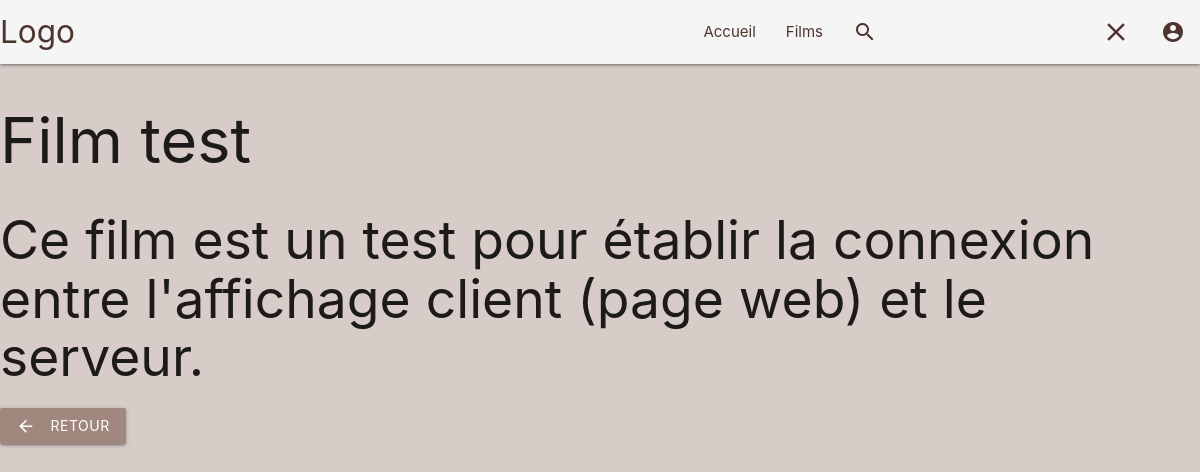
The app's page /film.php?id=1 with its own data.
### tables this page shows
CREATE TABLE `film` (
  `id` int(11) NOT NULL,
  `titre` varchar(255) NOT NULL,
  `date_sortie` date NOT NULL,
  `synopsis` text NOT NULL
);

### donnee/FilmDAO.php (called while the page is built, shortened)
<?php
include_once "./modele/film.php";
class Connection{
    public static function initialiser()
	{
        $usager = 'phpmyadmin';
        $motdepasse = 'phpmyadmin-101010azer';
        $hote = 'localhost';
        $base = 'Clapii';
        $dsn = 'mysql:dbname='.$base.';host=' . $hote. '';
    }
}
class FilmDAO extends Connection implements filmSQL
	{
		public static function detaillerFilm($id)
		{
			$demandeFilm = FilmDAO::$basededonnees->prepare(FilmDAO::SELECT_FILM_BY_ID);
			$demandeFilm->bindParam(':id', $id, PDO::PARAM_INT);
			$demandeFilm->execute();
			$film = $demandeFilm->fetch(PDO::FETCH_ASSOC);
			return new film($film['id'],
            $film['titre'],
            $film['synopsis'],
            $film['date_sortie']);
		}
	}
?>

### modele/film.php (called while the page is built, shortened)
<?php
class film{
    protected $titre;
    protected $synopsis;
    public function __construct(int $id, string $titre, string $synopsis, string $date){
        $this->titre = $titre;
        $this->synopsis = $synopsis;
    }
    function getTitre(){
        return $this->titre;
    }
    function getSynopsis(){
        return $this->synopsis;
    }
}

### film.php (the view)
<?php
include "./Ressources/header.php";
include "./donnee/FilmDAO.php";
$idFilm = $_GET['id'];
$film = FilmDAO::detaillerFilm($idFilm);
?>
<h1> <?=$film->getTitre();?> </h1>
<h2> <?=$film->getSynopsis();?></h2>
<a href="films.php" class="brown lighten-2 btn"><i class="material-icons left">arrow_back</i>Retour</a>
<?php
include "./Ressources/footer.php";
?>

### records on screen
film: titre "Film test", synopsis "Ce film est un test pour établir la connexion entre l'affichage client (page web) et le serveur."
